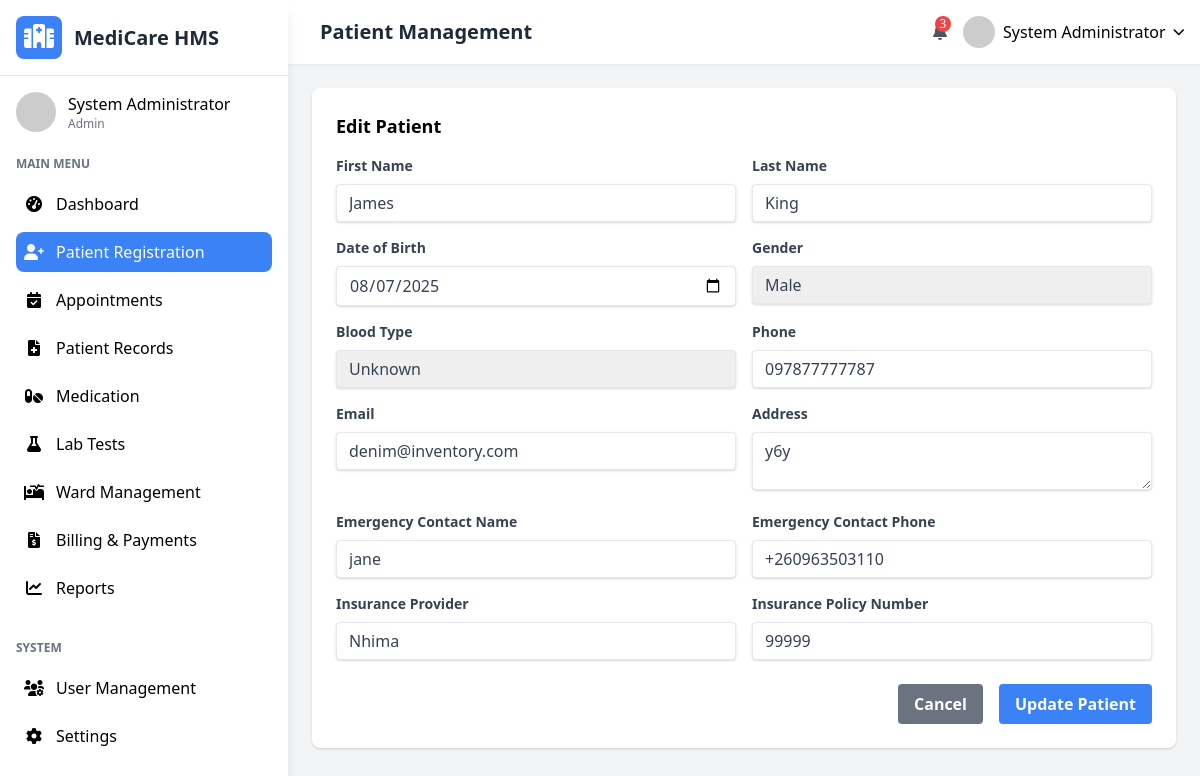
The app's page /patients.php?edit=13 (signed in) with its own data.
### tables this page shows
CREATE TABLE `users` (
  `user_id` int(11) NOT NULL,
  `username` varchar(50) NOT NULL,
  `password_hash` varchar(255) NOT NULL,
  `email` varchar(100) NOT NULL,
  `first_name` varchar(50) NOT NULL,
  `last_name` varchar(50) NOT NULL,
  `role` enum('admin','doctor','nurse','receptionist','lab_technician','pharmacist') NOT NULL,
  `specialization` varchar(100) DEFAULT NULL,
  `phone` varchar(20) DEFAULT NULL,
  `address` text DEFAULT NULL,
  `hire_date` date DEFAULT NULL,
  `status` enum('active','inactive','on_leave') DEFAULT 'active',
  `created_at` timestamp NOT NULL DEFAULT current_timestamp(),
  `updated_at` timestamp NOT NULL DEFAULT current_timestamp() ON UPDATE current_timestamp()
);

CREATE TABLE `patients` (
  `patient_id` int(11) NOT NULL,
  `first_name` varchar(50) NOT NULL,
  `last_name` varchar(50) NOT NULL,
  `date_of_birth` date NOT NULL,
  `gender` enum('male','female') NOT NULL,
  `blood_type` enum('Unknown','A+','A-','B+','B-','AB+','AB-','O+','O-') DEFAULT NULL,
  `phone` varchar(20) NOT NULL,
  `email` varchar(100) DEFAULT NULL,
  `address` text DEFAULT NULL,
  `emergency_contact_name` varchar(100) DEFAULT NULL,
  `emergency_contact_phone` varchar(20) DEFAULT NULL,
  `insurance_provider` varchar(100) DEFAULT NULL,
  `insurance_policy_number` varchar(50) DEFAULT NULL,
  `registration_date` timestamp NOT NULL DEFAULT current_timestamp(),
  `updated_at` timestamp NOT NULL DEFAULT current_timestamp() ON UPDATE current_timestamp()
);

### patients.php (the view, shortened to what the rows shown need)
<?php
$page_title = "Patient Management";
require_once 'includes/header.php';
$editing = false;
$patient = null;
if (isset($_GET['edit'])) {
    $editing = true;
    $patient_id = intval($_GET['edit']);
    $stmt = $conn->prepare("SELECT * FROM patients WHERE patient_id = ?");
    $stmt->bind_param("i", $patient_id);
    $stmt->execute();
    $result = $stmt->get_result();
    $patient = $result->fetch_assoc();
} elseif (isset($_GET['add'])) {
    $editing = true;
}
?>
<?php if ($editing): ?>
<div class="bg-white rounded-lg shadow p-6 mb-6">
    <h3 class="font-semibold text-lg mb-4"><?php echo isset($_GET['edit']) ? 'Edit Patient' : 'Add New Patient'; ?></h3>
    <form method="POST" action="">
        <div class="grid grid-cols-1 md:grid-cols-2 gap-4">
            <div>
                <label class="block text-gray-700 text-sm font-bold mb-2" for="first_name">First Name</label>
                <input class="shadow appearance-none border rounded w-full py-2 px-3 text-gray-700 leading-tight focus:outline-none focus:shadow-outline"
                    id="first_name" name="first_name" type="text" placeholder="First Name"
                    value="<?php echo htmlspecialchars($patient['first_name'] ?? ''); ?>" required>
            </div>
            <div>
                <label class="block text-gray-700 text-sm font-bold mb-2" for="last_name">Last Name</label>
                <input class="shadow appearance-none border rounded w-full py-2 px-3 text-gray-700 leading-tight focus:outline-none focus:shadow-outline"
                    id="last_name" name="last_name" type="text" placeholder="Last Name"
                    value="<?php echo htmlspecialchars($patient['last_name'] ?? ''); ?>" required>
            </div>
            <div>
                <label class="block text-gray-700 text-sm font-bold mb-2" for="date_of_birth">Date of Birth</label>
                <input class="shadow appearance-none border rounded w-full py-2 px-3 text-gray-700 leading-tight focus:outline-none focus:shadow-outline"
                    id="date_of_birth" name="date_of_birth" type="date"
                    value="<?php echo htmlspecialchars($patient['date_of_birth'] ?? ''); ?>" required>
            </div>
            <div>
                <label class="block text-gray-700 text-sm font-bold mb-2" for="gender">Gender</label>
                <select class="shadow appearance-none border rounded w-full py-2 px-3 text-gray-700 leading-tight focus:outline-none focus:shadow-outline"
                    id="gender" name="gender" required>
                    <option value="male" <?php echo (isset($patient['gender']) && $patient['gender'] == 'male') ? 'selected' : ''; ?>>Male</option>
                </select>
            </div>
            <div>
                <label class="block text-gray-700 text-sm font-bold mb-2" for="blood_type">Blood Type</label>
                <select class="shadow appearance-none border rounded w-full py-2 px-3 text-gray-700 leading-tight focus:outline-none focus:shadow-outline"
                    id="blood_type" name="blood_type">
                    <option value="Unknown" <?php echo (isset($patient['blood_type'])) && $patient['blood_type'] == 'Unknown' ? 'selected' : ''; ?>>Unknown</option>
                </select>
            </div>
            <div>
                <label class="block text-gray-700 text-sm font-bold mb-2" for="phone">Phone</label>
                <input class="shadow appearance-none border rounded w-full py-2 px-3 text-gray-700 leading-tight focus:outline-none focus:shadow-outline"
                    id="phone" name="phone" type="tel" placeholder="Phone"
                    value="<?php echo htmlspecialchars($patient['phone'] ?? ''); ?>" required>
            </div>
            <div>
                <label class="block text-gray-700 text-sm font-bold mb-2" for="email">Email</label>
                <input class="shadow appearance-none border rounded w-full py-2 px-3 text-gray-700 leading-tight focus:outline-none focus:shadow-outline"
                    id="email" name="email" type="email" placeholder="Email"
                    value="<?php echo htmlspecialchars($patient['email'] ?? ''); ?>">
            </div>
            <div>
                <label class="block text-gray-700 text-sm font-bold mb-2" for="address">Address</label>
                <textarea class="shadow appearance-none border rounded w-full py-2 px-3 text-gray-700 leading-tight focus:outline-none focus:shadow-outline"
                    id="address" name="address" placeholder="Address"><?php echo htmlspecialchars($patient['address'] ?? ''); ?></textarea>
            </div>
            <div>
                <label class="block text-gray-700 text-sm font-bold mb-2" for="emergency_contact_name">Emergency Contact Name</label>
                <input class="shadow appearance-none border rounded w-full py-2 px-3 text-gray-700 leading-tight focus:outline-none focus:shadow-outline"
                    id="emergency_contact_name" name="emergency_contact_name" type="text" placeholder="Emergency Contact Name"
                    value="<?php echo htmlspecialchars($patient['emergency_contact_name'] ?? ''); ?>">
            </div>
            <div>
                <label class="block text-gray-700 text-sm font-bold mb-2" for="emergency_contact_phone">Emergency Contact Phone</label>
                <input class="shadow appearance-none border rounded w-full py-2 px-3 text-gray-700 leading-tight focus:outline-none focus:shadow-outline"
                    id="emergency_contact_phone" name="emergency_contact_phone" type="tel" placeholder="Emergency Contact Phone"
                    value="<?php echo htmlspecialchars($patient['emergency_contact_phone'] ?? ''); ?>">
            </div>
            <div>
                <label class="block text-gray-700 text-sm font-bold mb-2" for="insurance_provider">Insurance Provider</label>
                <input class="shadow appearance-none border rounded w-full py-2 px-3 text-gray-700 leading-tight focus:outline-none focus:shadow-outline"
                    id="insurance_provider" name="insurance_provider" type="text" placeholder="Insurance Provider"
                    value="<?php echo htmlspecialchars($patient['insurance_provider'] ?? ''); ?>">
            </div>
            <div>
                <label class="block text-gray-700 text-sm font-bold mb-2" for="insurance_policy_number">Insurance Policy Number</label>
                <input class="shadow appearance-none border rounded w-full py-2 px-3 text-gray-700 leading-tight focus:outline-none focus:shadow-outline"
                    id="insurance_policy_number" name="insurance_policy_number" type="text" placeholder="Insurance Policy Number"
                    value="<?php echo htmlspecialchars($patient['insurance_policy_number'] ?? ''); ?>">
            </div>
        </div>
        <div class="mt-6 flex justify-end space-x-4">
            <a href="patients.php" class="bg-gray-500 hover:bg-gray-600 text-white font-bold py-2 px-4 rounded focus:outline-none focus:shadow-outline">
                Cancel
            </a>
            <?php if (isset($_GET['edit'])): ?>
                <button type="submit" name="update_patient" class="bg-blue-500 hover:bg-blue-600 text-white font-bold py-2 px-4 rounded focus:outline-none focus:shadow-outline">
                    Update Patient
                </button>
            <?php else: ?>
                <button type="submit" name="add_patient" class="bg-blue-500 hover:bg-blue-600 text-white font-bold py-2 px-4 rounded focus:outline-none focus:shadow-outline">
                    Add Patient
                </button>
            <?php endif; ?>
        </div>
    </form>
</div>
<?php endif; ?>
<?php require_once 'includes/footer.php'; ?>

### includes/header.php (shortened to what the rows shown need)
<?php
require_once 'config.php';
$user_id = $_SESSION['user_id'];
$user_query = $conn->prepare("SELECT * FROM users WHERE user_id = ?");
$user_query->bind_param("i", $user_id);
$user_query->execute();
$user_result = $user_query->get_result();
$user = $user_result->fetch_assoc();
?>
<!DOCTYPE html>
<html lang="en">
<head>
    <link href="https://cdn.jsdelivr.net/npm/tailwindcss@2.2.19/dist/tailwind.min.css" rel="stylesheet">
    <link rel="stylesheet" href="https://cdnjs.cloudflare.com/ajax/libs/font-awesome/6.0.0-beta3/css/all.min.css">
</head>
<body class="bg-gray-100 font-sans">
    <div class="flex h-screen overflow-hidden">
        <?php include 'includes/sidebar.php'; ?>
        <div class="flex-1 overflow-y-auto main-content md:ml-64 lg:ml-72">
            <header class="bg-white shadow-sm p-4 flex justify-between items-center sticky top-0 z-10">
                <div class="flex items-center space-x-4">
                    <h2 class="text-xl font-semibold text-gray-800"><?php echo isset($page_title) ? $page_title : 'Dashboard'; ?></h2>
                </div>
                <div class="flex items-center space-x-4">
                    <div class="relative">
                        <button id="userMenuButton" class="flex items-center space-x-2 focus:outline-none">
                            <img src="https://randomuser.me/api/portraits/lego/5.jpg" alt="User" class="w-8 h-8 rounded-full">
                            <span class="hidden md:inline"><?php echo htmlspecialchars($user['first_name'] . ' ' . $user['last_name']); ?></span>
                            <i class="fas fa-chevron-down text-xs"></i>
                        </button>
                    </div>
                </div>
            </header>
            <main class="p-6">

### includes/sidebar.php (shortened to what the rows shown need)
<div class="sidebar bg-white w-64 md:w-72 shadow-lg fixed h-full overflow-y-auto transform -translate-x-full md:translate-x-0 transition-transform duration-300 ease-in-out z-20">
    <div class="p-4 flex items-center justify-between border-b">
        <div class="flex items-center space-x-3">
            <h1 class="text-xl font-bold text-gray-800">MediCare HMS</h1>
        </div>
    </div>
    <div class="p-4">
        <div class="flex items-center space-x-3 mb-6">
            <div>
                <p class="font-medium"><?php echo htmlspecialchars($user['first_name'] . ' ' . $user['last_name']); ?></p>
                <p class="text-xs text-gray-500"><?php echo ucfirst($user['role']); ?></p>
            </div>
        </div>
    </div>
</div>

### records on screen
users: first_name+last_name "System Administrator", role "Admin"
patients: first_name "James", last_name "King", date_of_birth "08/07/2025", gender "Male", blood_type "Unknown", phone "097877777787", email "denim@inventory.com", address "y6y", emergency_contact_name "jane", emergency_contact_phone "+260963503110", insurance_provider "Nhima", insurance_policy_number "99999"

### other values on screen
$page_title "Patient Management"
